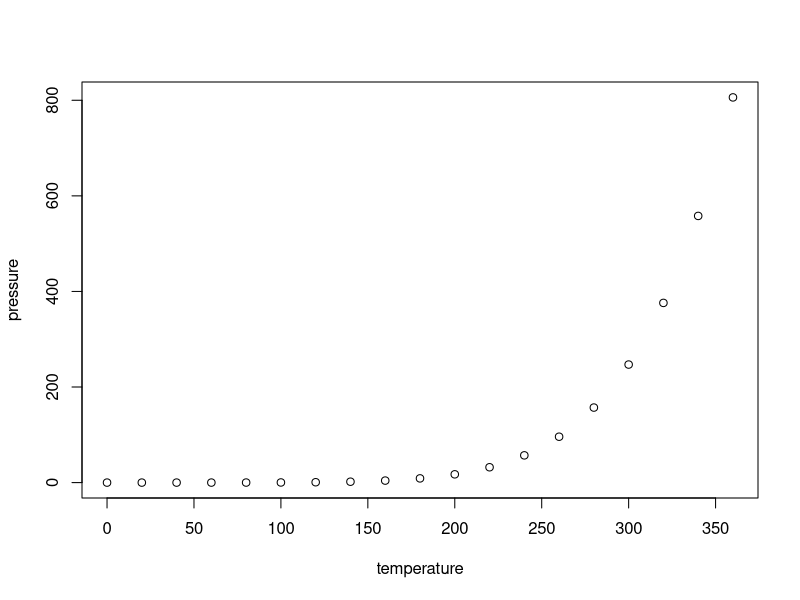
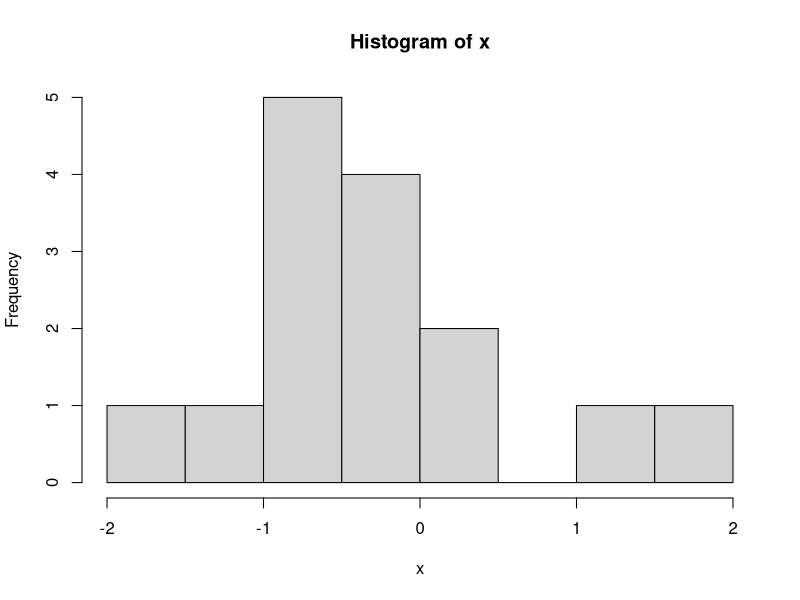

These charts were generated, in order, by the following R code:
## ---- chunk 1
knitr::opts_chunk$set(echo = TRUE)
## ---- chunk 2
summary(cars)
## ---- chunk 3
plot(pressure)
## ---- chunk 4
x <- rnorm(15)
hist(x)
## ---- chunk 5
 "Hello World!"
## ---- chunk 6
height <- 442
height
#Comments You are good!
height <- 442 
height <- "really tall"
## ---- chunk 7
class(height)
## ---- chunk 8
x <- 1
while (x <= 100)
  {x <- x + 1
  print(x)}
cat("Last x is", x)
## ---- chunk 9
cat("Last x is", x)
print(paste0("Last x is ",x))
## ---- chunk 10
x <- 1
while (x < 5){
  print("Hello")
  x <- x*2
}
## ---- chunk 11
for (i in 1:10){
  print(i)
}
## ---- chunk 12
for (i in 10:1){
  print(i)
}
## ---- chunk 13
for (i in c(2, 3, 5, 7, 11)){
  print(i)
}
## ---- chunk 14
sky <- "cloudy"
if (sky == "sunny"){
  print("Leave your umbrella at home!")
}

## ---- chunk 15
sky <- "raining"
if (sky == "sunny")
  {print("Leave your umbrella at home!") 
} else {
  print("Bring your umbrella")
}
